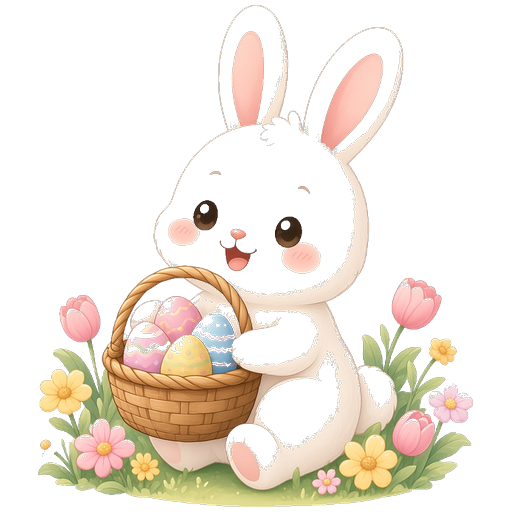
#> input picture assets/easter/bunny.png, 512 x 512 px, found by its file name
$ python strip_bg.py
#> lines starting #> are read from the running program, lines starting #| are printed output that depends on the picture
from pathlib import Path
from PIL import Image

BASE = Path(r"c:\Users\ckayd\xammp\htdocs\deploy-main\deploy-main\assets\easter")


def is_bg(r, g, b, a):
    if a < 20:
        return True
    mx, mn = max(r, g, b), min(r, g, b)
    sat = mx - mn
    avg = (r + g + b) / 3
    if avg > 235 and sat < 45:
        return True
    if avg > 220 and sat < 18:
        return True
    if sat < 25 and 150 <= avg <= 245:
        return True
    return False


def flood(path: Path, size: int | None = None) -> None:
#> called with size = 512
    im = Image.open(path).convert("RGBA")
#> im is the input picture: PIL image 512x512 RGBA; mean R, G, B, A 63.6, 55, 44.6, 74.5
    bak = path.with_suffix(".bak.png")
    if not bak.exists():
        im.save(bak)
    w, h = im.size
#> w = 512; h = 512
    pix = im.load()
    vis = [[False] * w for _ in range(h)]
    stack = []
    for x in range(w):
        stack += [(0, x), (h - 1, x)]
    for y in range(h):
        stack += [(y, 0), (y, w - 1)]
    while stack:
        y, x = stack.pop()
        if not (0 <= y < h and 0 <= x < w) or vis[y][x]:
            continue
        r, g, b, a = pix[x, y]
        if not is_bg(r, g, b, a):
            continue
        vis[y][x] = True
        pix[x, y] = (0, 0, 0, 0)
        stack += [(y - 1, x), (y + 1, x), (y, x - 1), (y, x + 1)]
#> after the loop, stack = []; vis = 512 items
    for y in range(h):
        for x in range(w):
            r, g, b, a = pix[x, y]
            if a and is_bg(r, g, b, a):
                pix[x, y] = (0, 0, 0, 0)
    if size:
        bbox = im.split()[-1].getbbox()
        if bbox:
            pad = 8
            l, t, r, b = bbox
            im = im.crop((max(0, l - pad), max(0, t - pad), min(w, r + pad), min(h, b + pad)))
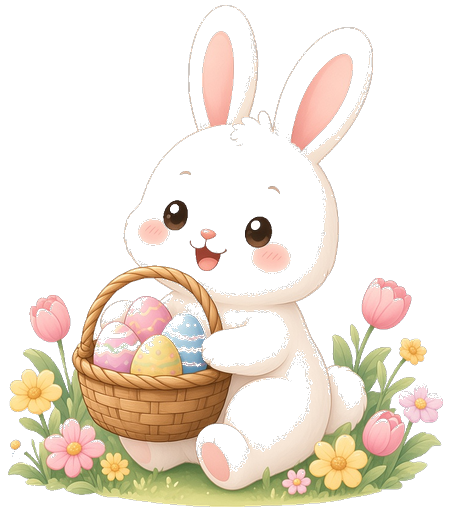
#> im: PIL image 451x512 RGBA; mean R, G, B, A 69.5, 59.8, 48.2, 82.3; transparent parts drawn white
        im.thumbnail((size, size), Image.Resampling.LANCZOS)
        canvas = Image.new("RGBA", (size, size), (0, 0, 0, 0))
#> canvas: PIL image 512x512 RGBA; every value is 0
        canvas.paste(im, ((size - im.width) // 2, (size - im.height) // 2), im)
        canvas.save(path, optimize=True)
        print(path.name, canvas.size, canvas.getpixel((0, 0)))
#| bunny.png (512, 512) (0, 0, 0, 0)
    else:
        im.save(path, optimize=True)
        print(path.name, im.size, im.getpixel((0, 0)))


flood(BASE / "bunny.png", 512)
flood(BASE / "egg-mini.png", 256)
#> call 2 of flood, with size = 256
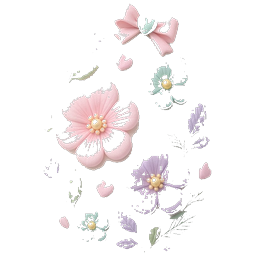
#> input picture assets/easter/egg-mini.png, 256 x 256 px, found by its file name
#> in flood, im is the input picture: PIL image 256x256 RGBA; mean R, G, B, A 30.2, 26.6, 27, 32.3
#> in flood (call 2), `im = im.crop((max(0, l - pad), max(0, t - pad), min(w, r + pad), min(h..`:
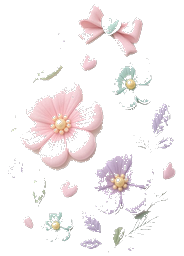
#> im: PIL image 184x256 RGBA; mean R, G, B, A 36.9, 32.2, 32.6, 40.7; transparent parts drawn white
#> in flood (call 2), `canvas = Image.new("RGBA", (size, size), (0, 0, 0, 0))`: canvas: PIL image 256x256 RGBA; every value is 0
#> in flood (call 2), `canvas.paste(im, ((size - im.width) // 2, (size - im.height) // 2), im)`:
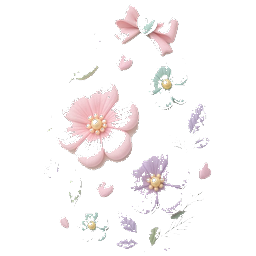
#> canvas: PIL image 256x256 RGBA; mean R, G, B, A 23.9, 20.7, 21, 27.3; transparent parts drawn white
#| egg-mini.png (256, 256) (0, 0, 0, 0)
flood(BASE / "flower-mini.png", 256)
#> call 3 of flood, with size = 256
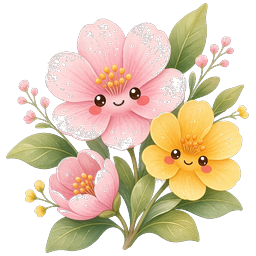
#> input picture assets/easter/flower-mini.png, 256 x 256 px, found by its file name
#> in flood, im is the input picture: PIL image 256x256 RGBA; mean R, G, B, A 118.2, 100.1, 76.8, 138.6
#> in flood (call 3), `canvas.paste(im, ((size - im.width) // 2, (size - im.height) // 2), im)`:
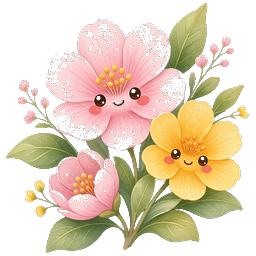
#> canvas: PIL image 256x256 RGBA; mean R, G, B, A 109.8, 92.5, 69.6, 131.9; transparent parts drawn white
#| flower-mini.png (256, 256) (0, 0, 0, 0)
hero = Image.open(BASE / "hero-scene.png").convert("RGBA")
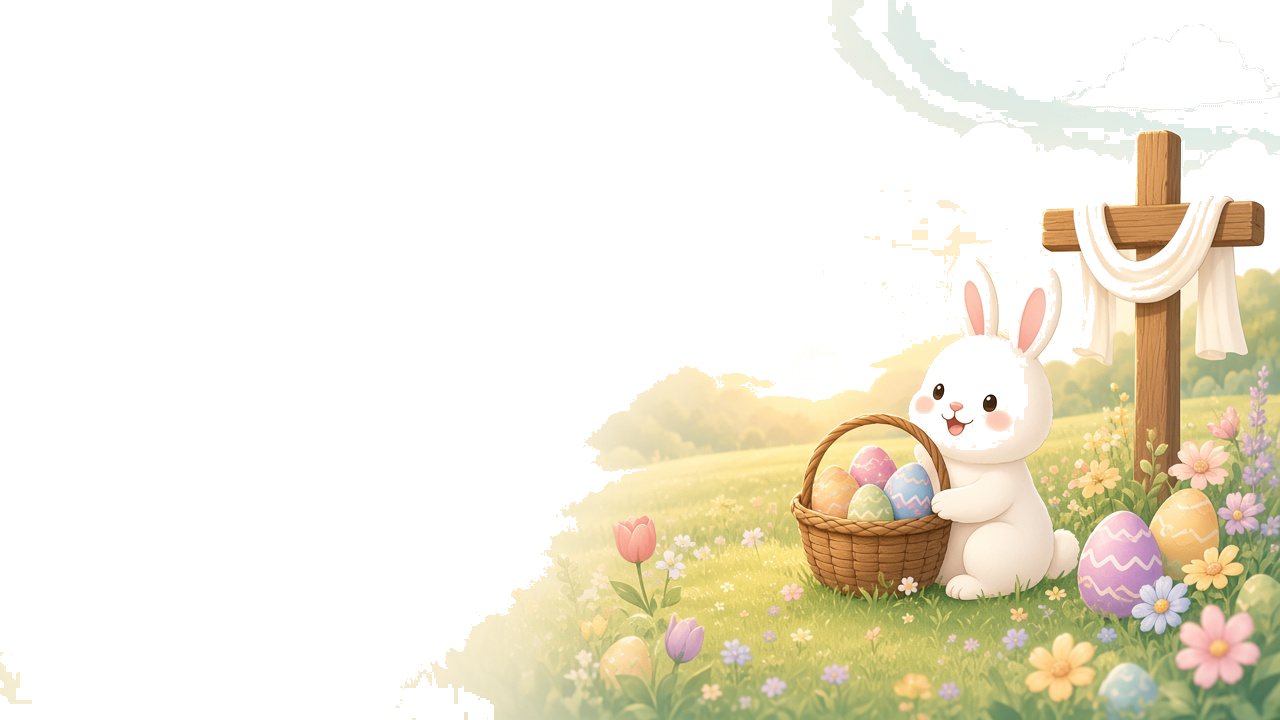
#> input picture assets/easter/hero-scene.png, 1280 x 720 px, found by its file name
#> hero is the input picture: PIL image 1280x720 RGBA; mean R, G, B, A 69.3, 64.1, 48.8, 84.2
hero.thumbnail((1280, 720), Image.Resampling.LANCZOS)
hero.save(BASE / "hero-scene.png", optimize=True)
print("hero", hero.size)
#| hero (1280, 720)
